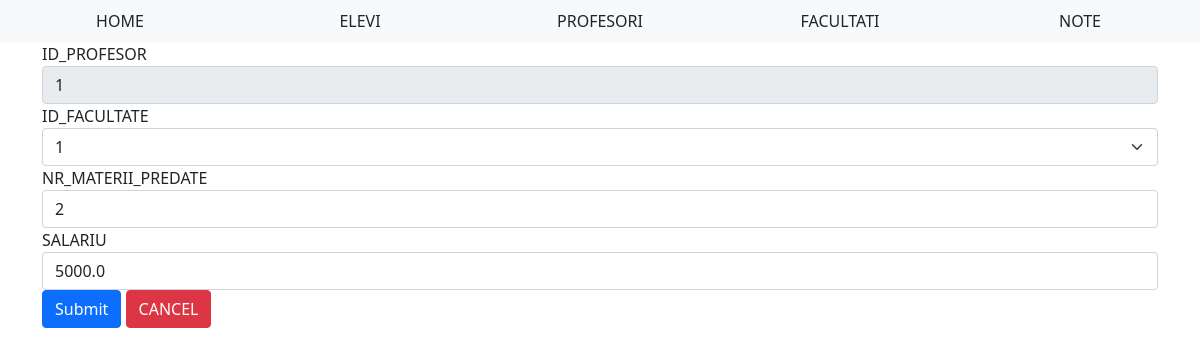
The page /modifica/profesori/1 on the database as committed earlier.
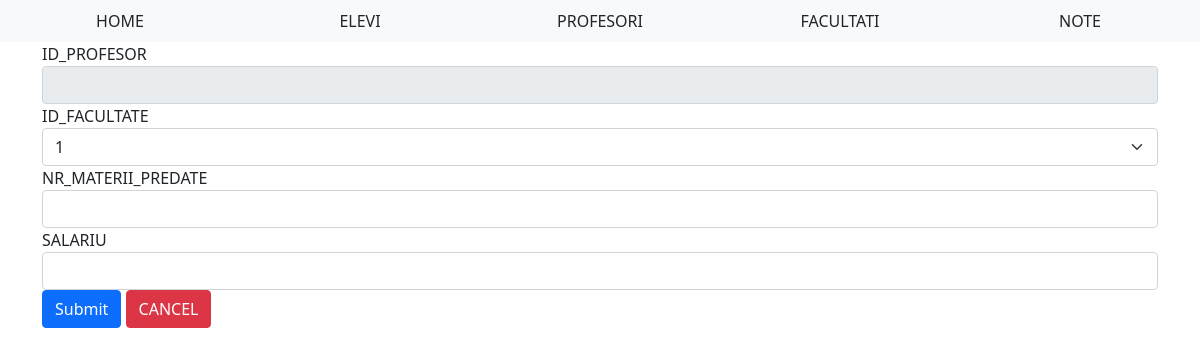
The same page on the database as committed later.
### tables this page shows
CREATE TABLE PROFESORI(ID_PROFESOR INTEGER PRIMARY KEY, ID_FACULTATE INTEGER, NR_MATERII_PREDATE INTEGER, SALARIU REAL, FOREIGN KEY (ID_FACULTATE) REFERENCES FACULTATI(ID_FACULTATE));

### WebSite/routes.py (the view, shortened to what this page needs)
@app.route("/modifica/<string:tabela>/<int:id>", methods=["GET", "POST"])
def modifica(tabela: str, id: int):
    if request.method == "GET":
        try:
            id_type = get_id_type(tabela)
            numele_coloanelor, date_extrase = [], []
            posibilitati_inputuri = {}
            with sql.connect(DATABASE_NAME) as conn:
                c = conn.cursor()
                c.execute("PRAGMA foreign_keys = ON")
                c.execute(f"SELECT * FROM {tabela.upper()} WHERE {id_type} = {id}")
                date_extrase = c.fetchone()
                numele_coloanelor = [description[0] for description in c.description]
                if tabela.upper() == "ELEVI":
                    c.execute("SELECT ID_FACULTATE FROM FACULTATI")
                    posibilitati_inputuri['facultati'] = list(map(lambda x: x[0], c.fetchall()))
                    c.execute("SELECT ID_PROFESOR FROM PROFESORI")
                    posibilitati_inputuri['profesori'] = list(map(lambda x: x[0], c.fetchall()))
                if tabela.upper() == "PROFESORI":
                    c.execute("SELECT ID_FACULTATE FROM FACULTATI")
                    posibilitati_inputuri['facultati'] = list(map(lambda x: x[0], c.fetchall()))
            print(posibilitati_inputuri)
            return render_template('modificare.html', tabela=tabela, headers=numele_coloanelor,
                                   data=date_extrase, len=len(numele_coloanelor),
                                   posibilitati_inputuri=posibilitati_inputuri)
        except:
            flash("Eroare la deschiderea paginii de modificare", 'danger')
    return redirect('/')

### WebSite/__init__.py (called while the page is built)
def get_id_type(tabela: str) -> str:
    id_type = ""
    if tabela.upper() == "ELEVI":
        id_type = "NR_MATRICOL"
    elif tabela.upper() == "PROFESORI":
        id_type = "ID_PROFESOR"
    elif tabela.upper() == "FACULTATI":
        id_type = "ID_FACULTATE"
    elif tabela.upper() == "CATALOAGE":
        id_type = "NR_MATRICOL"
    return id_type

### WebSite/templates/modificare.html (shortened to what this page needs)
{% extends 'base.html' %}
{% block body %}
<div class="container">
  <form action="" method="POST">
    <div class="form-group">
      <label for="{{headers[0]}}">{{headers[0]}}</label>
      <input class="form-control" name="{{headers[0]}}" id="{{headers[0]}}" placeholder="{{data[0]}}" value="{{data[0]}}" readonly>
    </div>
      {% for i in range(1,len) %}
        {% if tabela == 'elevi' and headers[i] == 'ID_FACULTATE': %}
          <label for="{{headers[i]}}">{{headers[i]}}</label>
          <select class="form-select" name="{{headers[i]}}" >
            {% for posibilitate in posibilitati_inputuri['facultati'] %}
              <option value="{{posibilitate}}">{{posibilitate}}</option>
            {% endfor %}
          </select>
        {% elif tabela == 'profesori' and headers[i] == 'ID_FACULTATE': %}
          <label for="{{headers[i]}}">{{headers[i]}}</label>
          <select class="form-select" name="{{headers[i]}}" >
            {% for posibilitate in posibilitati_inputuri['facultati'] %}
              <option value="{{posibilitate}}">{{posibilitate}}</option>
            {% endfor %}
          </select>
        {% else %}
          <div class="form-group">
              <label for="{{headers[i]}}">{{headers[i]}}</label>
              <input type="text" class="form-control" id="{{headers[i]}}" name="{{headers[i]}}" placeholder="{{data[i]}}" value="{{data[i]}}">
          </div>
        {% endif %}
      {% endfor %}
      <button type="submit" class="btn btn-primary">Submit</button>
      <a href="/" class="btn btn-danger">CANCEL</a>
  </form>
</div>
{% endblock %}

Rows that differ between the two databases and show on the page:
removed PROFESORI: ID_PROFESOR "1", NR_MATERII_PREDATE "2" "5000.0"
